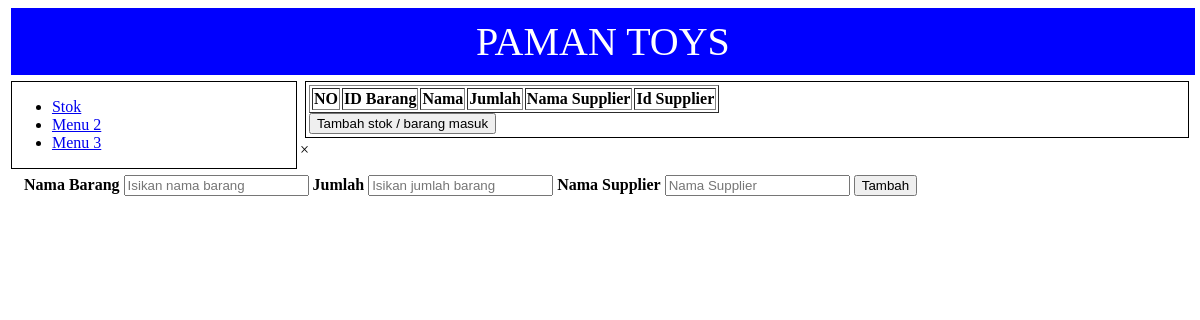
Page /project/admin/gudang_stok.php on the earlier database version.
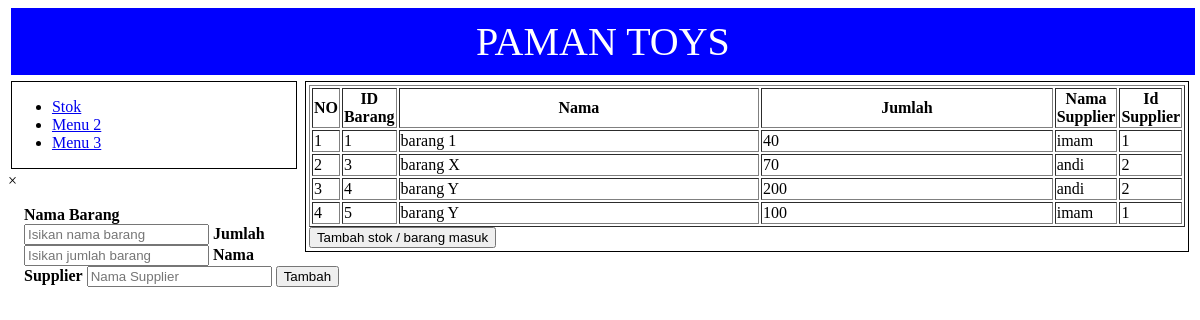
Same page on the later database version.
### tables this page shows
CREATE TABLE `stok` (
  `id_barang` int(10) NOT NULL,
  `Nama` varchar(25) NOT NULL,
  `jumlah_barang` int(3) NOT NULL,
  `id_supplier` int(10) NOT NULL
);

CREATE TABLE `supplier` (
  `id_supplier` int(10) NOT NULL,
  `nama_supplier` varchar(39) DEFAULT NULL,
  `alamat` varchar(100) DEFAULT NULL,
  `no_telepon` varchar(15) DEFAULT NULL
);

### project/admin/gudang_stok.php (the view)
<?php
	include 'gudang_header.php';
?>
	<div class="content">
	<table border="1">
		<tr>
			<th>NO</th>
			<th>ID Barang</th>
			<th>Nama</th>
			<th>Jumlah</th>
			<th>Nama Supplier</th>
			<th>Id Supplier</th>
		</tr>
	<?php
		include '../connect.php';
		$no = 1;
		$data = mysqli_query($koneksi,"select id_barang, Nama, jumlah_barang, supplier.nama_supplier, supplier.id_supplier from stok join supplier on stok.id_supplier=supplier.id_supplier");
		while($d = mysqli_fetch_array($data)){
	?>
			<tr>
				<td><?php echo $no++; ?></td>
				<td><?php echo $d['id_barang']; ?></td>
				<td width="50%"><?php echo $d['Nama']; ?></td>
				<td width="40%"><?php echo $d['jumlah_barang']; ?></td>
				<td><?php echo $d['nama_supplier']; ?></td>
				<td><?php echo $d['id_supplier']; ?></td>
			</tr>
	<?php
		}
	?>
	</table>
		<div class="container-btn-tambah">
			<button onclick="document.getElementById('tambah').style.display='block'">Tambah stok / barang masuk</button>
		</div>
	</div>
	<div id="tambah" class="popup-tambah">
		<form class="container-form" action="tambah_stok.php" method="post">
			<div class="close-container">
				<span onclick="document.getElementById('tambah').style.display='none'" class="close" title="Close">&times;</span>
			</div>
			<div class="" style="padding: 16px">
				<label><b>Nama Barang</b></label>
      			<input type="text" placeholder="Isikan nama barang" name="nama" required>
      			<label><b>Jumlah</b></label>
      			<input type="integer" placeholder="Isikan jumlah barang" name="jumlah" required>
      			<label><b>Nama Supplier</b></label>
      			<input type="text" placeholder="Nama Supplier" name="supplier" required>
      			<button type="submit">Tambah</button>
			</div>
		</form>
	</div>
<?php
	include 'footer.php';
?>

### project/admin/gudang_header.php (shortened to what this page needs)
<!DOCTYPE html>
<html>
<head>
</head>
<body>
	<div class="header">
		<a>PAMAN TOYS</a>
	</div>
	<div class="left">
		<ul>
			<li><a href="gudang_stok.php">Stok</a></li>
			<li><a href="#">Menu 2</a></li>
			<li><a href="#">Menu 3</a></li>
		</ul>
	</div>

### project/admin/gudang_header.php (style rules this page uses)
.header { width: 100%; height: 100%; margin: 0.25%; background-color: blue; text-align: center; padding-top: 10px; padding-bottom: 10px; }
.header a { font-size: 40px; font-style: bold; color: white; }
.left { float: left; margin: 0.25%; width: 24%; height: 100%; border: 1px solid black; }
.content { width: 74%; margin: 0.25%; float: right; padding: 0.25%; border: 1px solid black; }

Differences in the rows shown:
now on this page (row edited): stok: id_barang "1", Nama "barang 1", jumlah_barang "40", id_supplier.nama_supplier "imam", id_supplier.id_supplier "1"
now on this page (row edited): stok: id_barang "3", Nama "barang X", jumlah_barang "70", id_supplier.nama_supplier "andi", id_supplier.id_supplier "2"
now on this page (row edited): stok: id_barang "4", Nama "barang Y", jumlah_barang "200", id_supplier.nama_supplier "andi", id_supplier.id_supplier "2"
now on this page (row edited): stok: id_barang "5", Nama "barang Y", jumlah_barang "100", id_supplier.nama_supplier "imam", id_supplier.id_supplier "1"
